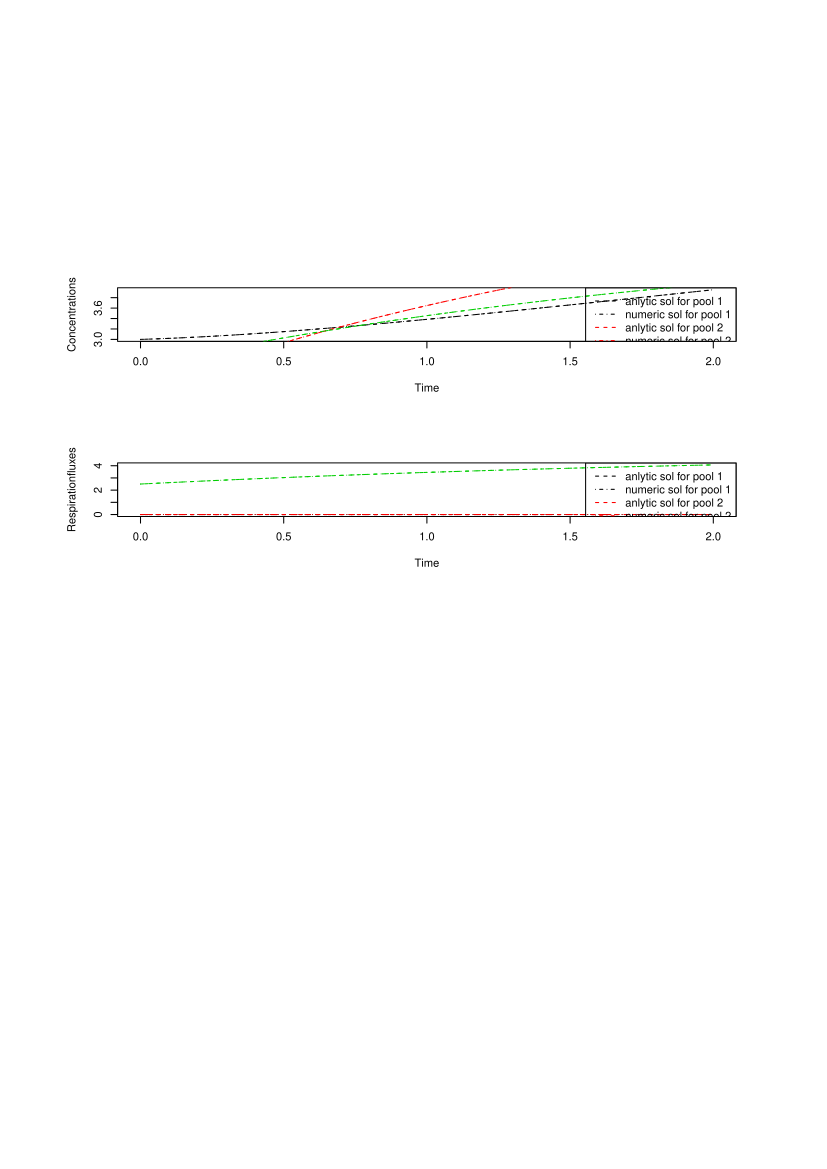

Generate this figure with R:
# This test function is automatically produced by the python script:/home/mm/SoilR/RPackages/SoilR/pkg/inst/tests/Rexample.py
test.ThreepFeedback_1=function(){
   require(RUnit)
   t_start=0
   t_end=2
   tn=100
   tol=.02/tn
   print(tol)
   timestep=(t_end-t_start)/tn
   t=seq(t_start,t_end,timestep)
   A=new("DecompositionOperator",t_start,t_end,function(t){matrix(
     nrow=3,
     ncol=3,
     c(
        -1/2,  1/2,  0,  
        1/3,  -2/3,  1/3,  
        0,  0,  -1
     )
   )})
   c01=3
   c02=2
   c03=2.5
   inputrates=new("TimeMap",t_start,t_end,function(t){return(matrix(
     nrow=3,
     ncol=1,
     c(
        1,  2,  3
     )
   ))})
   Y=matrix(ncol=3,nrow=length(t))
   Y[,1]=c01*(2*exp(-t)/5 + 3*exp(-t/6)/5) + c02*(-2*exp(-t)/5 + 2*exp(-t/6)/5) + 8 + 2*exp(-t)/5 - 42*exp(-t/6)/5
   Y[,2]=c01*(-3*exp(-t)/5 + 3*exp(-t/6)/5) + c02*(3*exp(-t)/5 + 2*exp(-t/6)/5) + 9 - 3*exp(-t)/5 - 42*exp(-t/6)/5
   Y[,3]=c01*(-t*exp(-t)/5 - 6*exp(-t)/25 + 6*exp(-t/6)/25) + c02*(t*exp(-t)/5 - 4*exp(-t)/25 + 4*exp(-t/6)/25) + c03*exp(-t) - t*exp(-t)/5 + 6 - 66*exp(-t)/25 - 84*exp(-t/6)/25
   R=matrix(ncol=3,nrow=length(t))
   R[,1]=0
   R[,2]=0
   R[,3]=c01*(-t*exp(-t)/5 - 6*exp(-t)/25 + 6*exp(-t/6)/25) + c02*(t*exp(-t)/5 - 4*exp(-t)/25 + 4*exp(-t/6)/25) + c03*exp(-t) - t*exp(-t)/5 + 6 - 66*exp(-t)/25 - 84*exp(-t/6)/25
   mod=GeneralModel(
    t,
    A,
    c(
       c01,
       c02,
       c03
    ),
   inputrates,
   deSolve.lsoda.wrapper
   )
   Yode=getC(mod) 
   Rode=getReleaseFlux(mod) 
#begin plots 
   lt1=2
   lt2=4
   pdf(file="runit.automatic.ThreepFeedback_1.pdf",paper="a4")
   m=matrix(c(1,2),2,1,byrow=TRUE)
   layout(m)
   plot(t,Y[,1],type="l",lty=lt1,col=1,ylab="Concentrations",xlab="Time")
   lines(t,Yode[,1],type="l",lty=lt2,col=1)
   lines(t,Y[,2],type="l",lty=lt1,col=2)
   lines(t,Yode[,2],type="l",lty=lt2,col=2)
   lines(t,Y[,3],type="l",lty=lt1,col=3)
   lines(t,Yode[,3],type="l",lty=lt2,col=3)
   legend(
   "topright",
     c(
     "anlytic sol for pool 1",
     "numeric sol for pool 1",
     "anlytic sol for pool 2",
     "numeric sol for pool 2",
     "anylytic sol for pool 3",
     "numeric sol for pool 3"
     ),
     lty=c(lt1,lt2),
     col=c(1,1,2,2,3,3)
   )
   plot(t,R[,1],type="l",lty=lt1,col=1,ylab="Respirationfluxes",xlab="Time",ylim=c(min(R),max(R)))
   lines(t,Rode[,1],type="l",lty=lt2,col=1)
   lines(t,R[,2],type="l",lty=lt1,col=2)
   lines(t,Rode[,2],type="l",lty=lt2,col=2)
   lines(t,R[,3],type="l",lty=lt1,col=3)
   lines(t,Rode[,3],type="l",lty=lt2,col=3)
   legend(
   "topright",
     c(
     "anlytic sol for pool 1",
     "numeric sol for pool 1",
     "anlytic sol for pool 2",
     "numeric sol for pool 2",
     "anylytic sol for pool 3",
     "numeric sol for pool 3"
     ),
     lty=c(lt1,lt2),
     col=c(1,1,2,2,3,3)
   )
   dev.off()
# end plots 
# begin checks 
   checkEquals(
    Y,
    Yode,
    "test numeric solution for C-Content computed by the ode mehtod against analytical",
    tolerance = tol,
   )
   checkEquals(
    R,
    Rode,
    "test numeric solution for Respiration computed by the ode mehtod against analytical",
    tolerance = tol,
   )

 }
